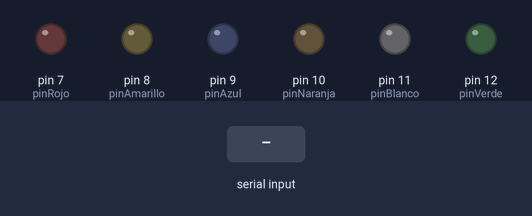
Bench run of a sketch on a simulated Arduino Uno, built with avr-gcc and run on an emulated ATmega328P. Shown: output pins drawn as LEDs (lit = HIGH). Dashed ring = blinking. The inputs (shaded band) are chosen by the test bench.

Above: at 1.2 s.
1.3 s: "Rojo" received over Serial
At 2.7 s:
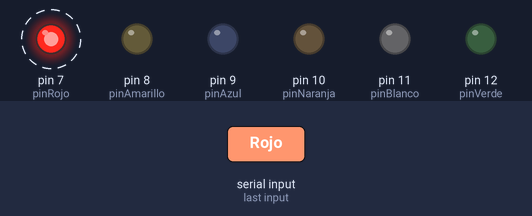
4.3 s: "Amarillo" received over Serial
At 5.7 s:
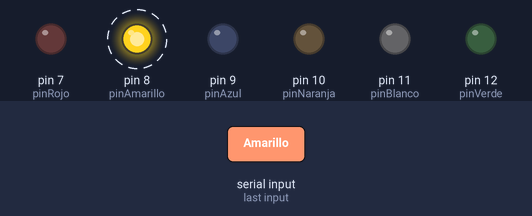
7.3 s: "Azul" received over Serial
At 8.7 s:
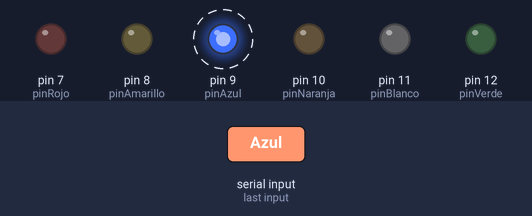
10.3 s: "Naranja" received over Serial
At 11.7 s:
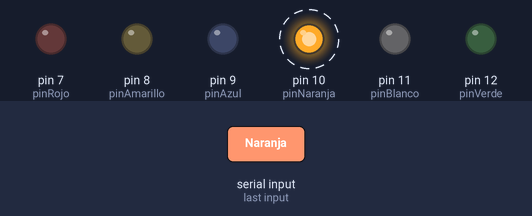
13.3 s: "Blanco" received over Serial
At 14.7 s:
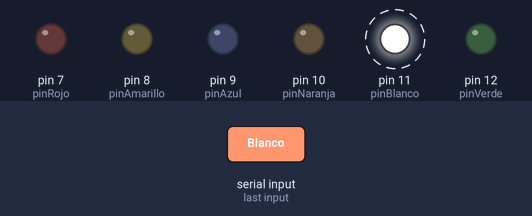
16.3 s: "Verde" received over Serial
At 17.7 s:
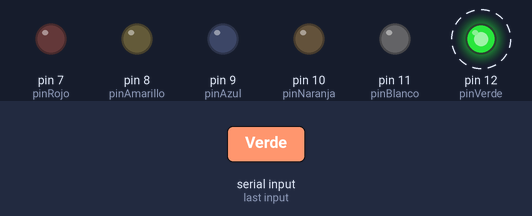
Timing chart, 0 to 20.3 s (numbered marks = the images above; inputs shaded):
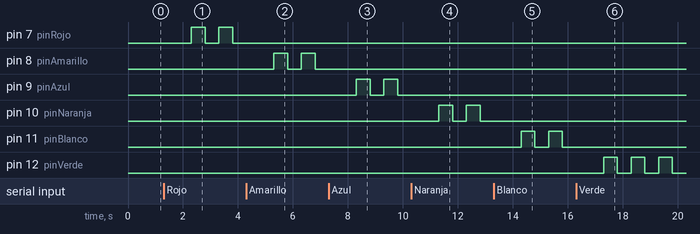

Measured:
- after the input at 1.3 s, pin 7 (pinRojo): alternates HIGH for 0.50 s and LOW for 0.50 s, starting after 1.0 s
- after the input at 4.3 s, pin 7 (pinRojo): stops changing and stays LOW; pin 8 (pinAmarillo): alternates HIGH for 0.50 s and LOW for 0.50 s, starting after 1.0 s
- after the input at 7.3 s, pin 8 (pinAmarillo): stops changing and stays LOW; pin 9 (pinAzul): alternates HIGH for 0.50 s and LOW for 0.50 s, starting after 1.0 s
- after the input at 10.3 s, pin 9 (pinAzul): stops changing and stays LOW; pin 10 (pinNaranja): alternates HIGH for 0.50 s and LOW for 0.50 s, starting after 1.0 s
- after the input at 13.3 s, pin 10 (pinNaranja): stops changing and stays LOW; pin 11 (pinBlanco): alternates HIGH for 0.50 s and LOW for 0.50 s, starting after 1.0 s
- after the input at 16.3 s, pin 11 (pinBlanco): stops changing and stays LOW; pin 12 (pinVerde): alternates HIGH for 0.50 s and LOW for 0.50 s, starting after 1.0 s

The sketch:

practica_02_sa_das_dixitais_021.ino
```cpp
// C++ code
//
/*
Descrición de la Tarea
Realiza unha montaxe en TinkerCAD, seguindo o exemplo feito en clase, que empregue seis LEDs como saídas (nos pins 12 a 7). A continuación realiza un programa que faga o seguinte:

Encenda e apague en intervalos de 500 ms cada un dos LEDs, en función do valor dunha variable textual de tipo String.
Encenda e apague en intervalos de 500 ms cada un dos LEDs, en función do valor dunha variable textual de tipo String, lido desde o monitor serie de Arduíno.
Usa un comentario de varias liñas para documentar o programa na cabeceira (que fai e como o fai, así como nome do autor e data de realización). Usa ademais os comentarios en liña (usando '//') para explicar o que fai cada parte do programa.
*/

/*
Aqui inicia el codigo de la PRIMERA PARTE
Encenda e apague en intervalos de 500 ms cada un dos LEDs, en función do valor dunha variable textual de tipo String.


String color = "Verde";
int pinRojo = 7;
int pinAmarillo = 8;
int pinAzul = 9;
int pinNaranja = 10;
int pinBlanco = 11;
int pinVerde = 12;

void setup()
{
  pinMode(pinRojo, OUTPUT);
  pinMode(pinAmarillo, OUTPUT);
  pinMode(pinAzul, OUTPUT);
  pinMode(pinNaranja, OUTPUT);
  pinMode(pinBlanco, OUTPUT);
  pinMode(pinVerde, OUTPUT);
}

void loop()
{
 if (color == "Rojo")
     {
      digitalWrite(pinRojo, HIGH);
      delay(500);
      digitalWrite(pinRojo, LOW);
      delay(500);
     }
else if (color == "Amarillo")
     {
      digitalWrite(pinAmarillo, HIGH);
      delay(500);
      digitalWrite(pinAmarillo, LOW);
      delay(500);
     }
 else if (color == "Azul")
     {
      digitalWrite(pinAzul, HIGH);
      delay(500);
      digitalWrite(pinAzul, LOW);
      delay(500);
     }
 else if (color == "Naranja")
     {
      digitalWrite(pinNaranja, HIGH);
      delay(500);
      digitalWrite(pinNaranja, LOW);
      delay(500);
     }
 else if (color == "Blanco")
     {
      digitalWrite(pinBlanco, HIGH);
      delay(500);
      digitalWrite(pinBlanco, LOW);
      delay(500);
     }
 else if (color == "Verde")
     {
      digitalWrite(pinVerde, HIGH);
      delay(500);
      digitalWrite(pinVerde, LOW);
      delay(500);
     }
}
*/

/*
Aqui inicia el codigo de la SEGUNDA PARTE
Encenda e apague en intervalos de 500 ms cada un dos LEDs, en función do valor dunha variable textual de tipo String, lido desde o monitor serie de Arduíno.
*/
String color = "";
int pinRojo = 7;
int pinAmarillo = 8;
int pinAzul = 9;
int pinNaranja = 10;
int pinBlanco = 11;
int pinVerde = 12;

void setup()
{
  pinMode(pinRojo, OUTPUT);
  pinMode(pinAmarillo, OUTPUT);
  pinMode(pinAzul, OUTPUT);
  pinMode(pinNaranja, OUTPUT);
  pinMode(pinBlanco, OUTPUT);
  pinMode(pinVerde, OUTPUT);
  Serial.begin(9600);
}

void loop()
{
  if (Serial.available ())
     {
    color = Serial.readString ();
     }

  if (color == "Rojo")
     {
      digitalWrite(pinRojo, HIGH);
      delay(500);
      digitalWrite(pinRojo, LOW);
      delay(500);
     }
else if (color == "Amarillo")
     {
      digitalWrite(pinAmarillo, HIGH);
      delay(500);
      digitalWrite(pinAmarillo, LOW);
      delay(500);
     }
 else if (color == "Azul")
     {
      digitalWrite(pinAzul, HIGH);
      delay(500);
      digitalWrite(pinAzul, LOW);
      delay(500);
     }
 else if (color == "Naranja")
     {
      digitalWrite(pinNaranja, HIGH);
      delay(500);
      digitalWrite(pinNaranja, LOW);
      delay(500);
     }
 else if (color == "Blanco")
     {
      digitalWrite(pinBlanco, HIGH);
      delay(500);
      digitalWrite(pinBlanco, LOW);
      delay(500);
     }
 else if (color == "Verde")
     {
      digitalWrite(pinVerde, HIGH);
      delay(500);
      digitalWrite(pinVerde, LOW);
      delay(500);
     }
}
```
